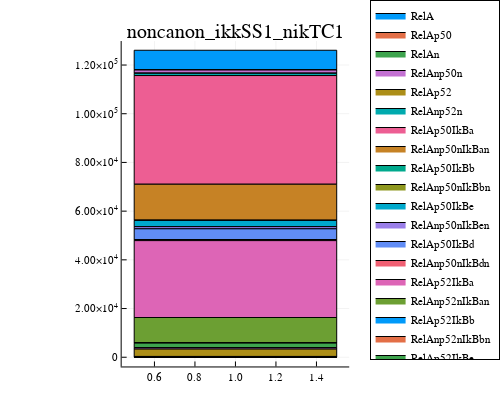
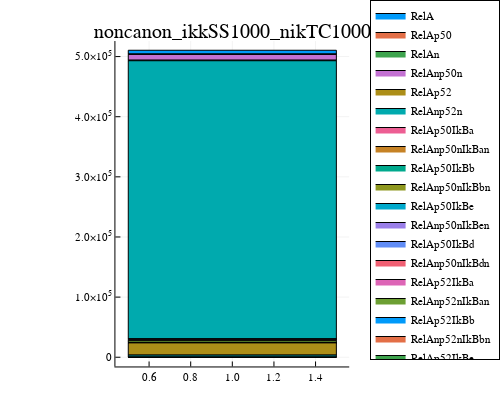
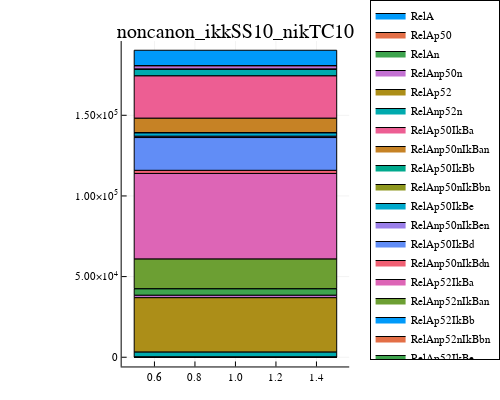
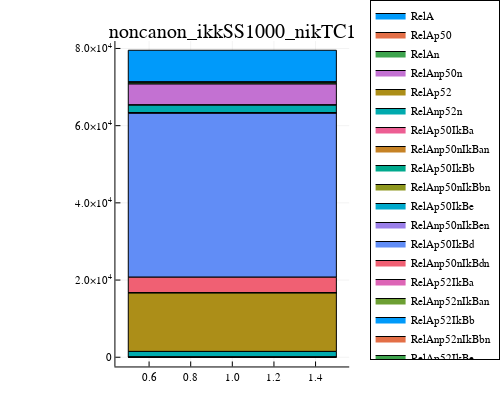

The cell these charts' notebook holds for them, in order:
### Code cell
speciesToPlot=["RelA*"]
fiveCornerNonCanonConditions=["noncanon_ikkSS1_nikTC1","noncanon_ikkSS1000_nikTC1000","noncanon_ikkSS10_nikTC10","noncanon_ikkSS1000_nikTC1","noncanon_ikkSS1_nikTC1000"]
colorArray=palette(:seaborn_colorblind)
first_cell,last_cell=1,1
hoursToPlot=9
maxValOfYAxis=25
qualityScaling=1
stackedBar(speciesToPlot,sevenCornerNonCanonConditions,colorArray,first_cell,1,folder,hoursToPlot,maxValOfYAxis,qualityScaling)
